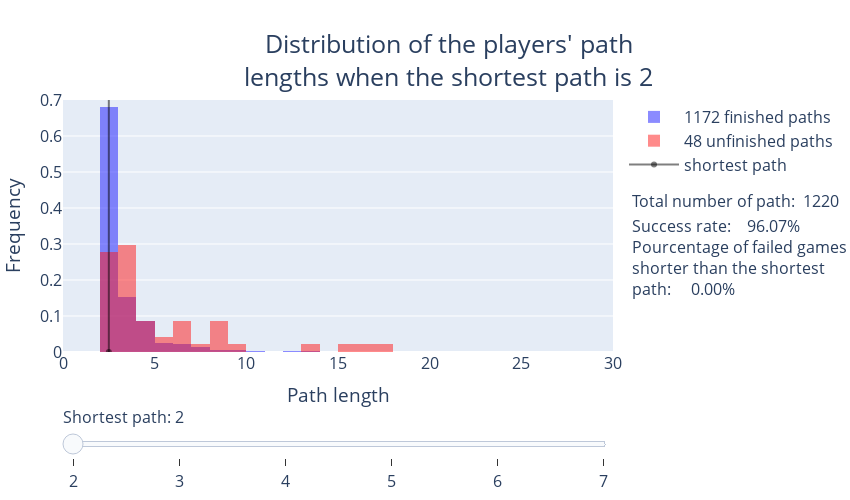

This figure's notebook cell:
### Code cell
fig = go.Figure()
minSP=2
x_title = 0.7; y_title = 1.3
x_sr = 1.03; y_sr = 0.5
x_giveup = x_sr; y_giveup = 0.2
x_tot = x_sr; y_tot = 0.6

success_rates = []
early_stops = []
tot_nbr_paths = []
for step in range(minSP, 8):
    datafinished = all_games.loc[(all_games.shortest_path==step) & (all_games['finished?']==1)]
    counts_f = datafinished.groupby('length').size().sort_index(ascending=True)

    fig.add_trace(
        go.Histogram(
            visible=False,
            histnorm='probability',
            marker=dict(color='rgba(25, 25, 255, 0.5)'),
            name=f'{len(datafinished.length)} finished paths',
            xbins=dict(start=np.min(datafinished.length.values),
                       size=1,
                       end=np.max(datafinished.length.values)),
            x=datafinished.length.values,
            customdata=[f"{c:>5} finished paths" for c in counts_f],
            hovertemplate='%{customdata} <extra></extra>',
        )
    )

    dataunfinished = all_games.loc[(all_games.shortest_path==step) & (all_games['finished?']==0)]
    counts_unf = dataunfinished.groupby('length').size().sort_index(ascending=True)

    early_stop = dataunfinished.loc[(dataunfinished.length<step)]
    early_stops.append(early_stop.shape[0]/dataunfinished.shape[0]*100)
    tot_nbr_paths.append(datafinished.shape[0]+dataunfinished.shape[0])
    success_rate = (datafinished.shape[0] / (datafinished.shape[0] + dataunfinished.shape[0])) * 100
    success_rates.append(success_rate)
    
    fig.add_trace(
        go.Histogram(
            visible=False,
            histnorm='probability',
            marker=dict(color='rgba(255, 25, 25, 0.5)'),
            name=f'{len(dataunfinished.length)} unfinished paths',
            xbins=dict(start=np.min(dataunfinished.length.values),
                       size=1,
                       end=np.max(dataunfinished.length.values)),
            x=dataunfinished.length.values,
            customdata=[f"{c:>5} unfinished paths" for c in counts_unf],
            hovertemplate='%{customdata} <extra></extra>',
        )
    )
 
    fig.add_trace(
        go.Scatter(
            visible=False,
            marker=dict(color='rgba(0, 0, 0, 0.5)'),
            name="shortest path",
            x=[step+0.5, step+0.5],  # Replace `10` with the desired x-values for your line
            y=[0, 1],  # Use numeric offsets
            hoverinfo='skip',
        )
    )

# Make 1st trace visible
fig.data[0].visible = True
fig.data[1].visible = True
fig.data[2].visible = True

# Create and add slider
steps = []
for i in range(len(fig.data)//3):
    step = dict(
        method="update",
        args=[{"visible": [False] * (len(fig.data))},
              {"annotations": [dict(
                        align="left",
                        showarrow=False,
                        xref="paper",
                        yref="paper",
                        y=y_sr,
                        x=x_sr,
                        xanchor="left",
                        text=f"Success rate: {success_rates[i]:>5.2f}%"),

                        dict(
                        align="left",
                        showarrow=False,
                        xref="paper",
                        yref="paper",
                        y=y_giveup,
                        x=x_giveup,
                        xanchor="left",
                        text=f"Pourcentage of failed games<br>shorter than the shortest<br>path: {early_stops[i]:>5.2f}%"),
                        
                        dict(
                        align="left",
                        showarrow=False,
                        xref="paper",
                        yref="paper",
                        y=y_tot,
                        x=x_tot,
                        xanchor="left",
                        text=f"Total number of path: {tot_nbr_paths[i]:>5.0f}"),

                        dict(
                        align="center",
                        showarrow=False,
                        xref="paper",
                        yref="paper",
                        y=y_title,
                        x=x_title,
                        font=dict(size=25),
                        xanchor="center",
                        text=f"Distribution of the players' path<br>lengths when the shortest path is {i+minSP}"), ]}
               ],  # layout attribute
        label = f'{i+minSP}',
    )
    step["args"][0]["visible"][3*i] = True  # Toggle i'th trace to "visible"
    step["args"][0]["visible"][3*i+1] = True  # Toggle i'th trace to "visible"
    step["args"][0]["visible"][3*i+2] = True  # Toggle i'th trace to "visible"
    steps.append(step)

sliders = [dict(
    active=10,
    currentvalue={"prefix": "Shortest path: "},
    pad={"t": 50},
    steps=steps
)]

fig.update_layout(
    autosize = False,
    sliders=sliders,
    barmode='overlay',
    hovermode="x unified",
    annotations=[dict(
                        align="left",
                        showarrow=False,
                        xref="paper",
                        yref="paper",
                        y=y_sr,
                        x=x_sr,
                        xanchor="left",
                        text=f"Success rate: {success_rates[0]:>8.2f}%"),
                 dict(
                        align="left",
                        showarrow=False,
                        xref="paper",
                        yref="paper",
                        y=y_giveup,
                        x=x_giveup,
                        xanchor="left",
                        text=f"Pourcentage of failed games<br>shorter than the shortest<br>path: {early_stops[0]:>8.2f}%"),

                dict(
                        align="left",
                        showarrow=False,
                        xref="paper",
                        yref="paper",
                        y=y_tot,
                        x=x_tot,
                        xanchor="left",
                        text=f"Total number of path: {tot_nbr_paths[0]:>5.0f}"),
                 dict(
                        align="center",
                        showarrow=False,
                        xref="paper",
                        yref="paper",
                        y=y_title,
                        x=x_title,
                        font=dict(size=25),
                        xanchor="center",
                        text=f"Distribution of the players' path<br>lengths when the shortest path is {minSP}")],
    
    xaxis=dict(domain=[0, 1], range=[0, 30], autorange=False),
    yaxis=dict(domain=[0, 1], range=[0, 0.7], autorange=False),
    legend_itemwidth=50,  
    margin=dict(l=20, r=80, t=100, b=30),
    width=850, height=500, font_size=16
)

fig.update_xaxes(
    title_text=f"Path length")

fig.update_yaxes(
    title_text=f"Frequency"
)

plotly_save_to_html(fig, 'distrib_path_lengths_wrt_shortest_path')

### Figure 1 — Plotly figure (JSON) as saved in the notebook; plotly's stock layout.template omitted (floating-point values rounded to 4 significant figures; data arrays with more than 128 entries replaced by an {"elided": "..."} marker saying what was removed)
{"data": [{"customdata": ["  797 finished paths", "  179 finished paths", "  101 finished paths", "   29 finished paths", "   26 finished paths", "   15 finished paths", "    8 finished paths", "    6 finished paths", "    2 finished paths", "    1 finished paths", "    2 finished paths", "    2 finished paths", "    1 finished paths", "    1 finished paths", "    1 finished paths", "    1 finished paths"], "histnorm": "probability", "hovertemplate": "%{customdata} <extra></extra>", "marker": {"color": "rgba(25, 25, 255, 0.5)"}, "name": "1172 finished paths", "type": "histogram", "visible": true, "x": {"elided": "1172 int values"}, "xbins": {"end": 72, "size": 1, "start": 2}}, {"customdata": ["   13 unfinished paths", "   14 unfinished paths", "    4 unfinished paths", "    2 unfinished paths", "    4 unfinished paths", "    1 unfinished paths", "    4 unfinished paths", "    1 unfinished paths", "    1 unfinished paths", "    1 unfinished paths", "    1 unfinished paths", "    1 unfinished paths", "    1 unfinished paths"], "histnorm": "probability", "hovertemplate": "%{customdata} <extra></extra>", "marker": {"color": "rgba(255, 25, 25, 0.5)"}, "name": "48 unfinished paths", "type": "histogram", "visible": true, "x": [6, 2, 9, 8, 5, 2, 2, 3, 30, 3, 3, 6, 3, 2, 3, 2, 3, 3, 2, 4, 8, 3, 3, 2, 2, 3, 3, 2, 7, 6, 3, 2, 15, 8, 2, 2, 13, 17, 6, 16, 4, 4, 8, 2, 3, 4, 5, 3], "xbins": {"end": 30, "size": 1, "start": 2}}, {"hoverinfo": "skip", "marker": {"color": "rgba(0, 0, 0, 0.5)"}, "name": "shortest path", "type": "scatter", "visible": true, "x": [2.5, 2.5], "y": [0, 1]}, {"customdata": [" 3245 finished paths", " 3329 finished paths", " 2552 finished paths", " 1425 finished paths", "  873 finished paths", "  524 finished paths", "  328 finished paths", "  204 finished paths", "  149 finished paths", "   97 finished paths", "   67 finished paths", "   53 finished paths", "   39 finished paths", "   31 finished paths", "   26 finished paths", "   28 finished paths", "   20 finished paths", "    7 finished paths", "   10 finished paths", "    7 finished paths", "    9 finished paths", "    6 finished paths", "    4 finished paths", "    1 finished paths", "    3 finished paths", "    2 finished paths", "    3 finished paths", "    2 finished paths", "    1 finished paths", "    2 finished paths", "    1 finished paths", "    1 finished paths", "    1 finished paths", "    1 finished paths", "    1 finished paths", "    1 finished paths", "    1 finished paths", "    1 finished paths", "    1 finished paths", "    1 finished paths", "    1 finished paths"], "histnorm": "probability", "hovertemplate": "%{customdata} <extra></extra>", "marker": {"color": "rgba(25, 25, 255, 0.5)"}, "name": "13058 finished paths", "type": "histogram", "visible": false, "x": {"elided": "13058 int values"}, "xbins": {"end": 435, "size": 1, "start": 3}}, {"customdata": ["  473 unfinished paths", "  462 unfinished paths", "  314 unfinished paths", "  232 unfinished paths", "  165 unfinished paths", "  113 unfinished paths", "   70 unfinished paths", "   55 unfinished paths", "   39 unfinished paths", "   26 unfinished paths", "   33 unfinished paths", "   21 unfinished paths", "   14 unfinished paths", "   11 unfinished paths", "    9 unfinished paths", "    6 unfinished paths", "    4 unfinished paths", "    5 unfinished paths", "    7 unfinished paths", "    4 unfinished paths", "    1 unfinished paths", "    3 unfinished paths", "    2 unfinished paths", "    1 unfinished paths", "    1 unfinished paths", "    2 unfinished paths", "    1 unfinished paths", "    1 unfinished paths", "    1 unfinished paths", "    1 unfinished paths", "    1 unfinished paths"], "histnorm": "probability", "hovertemplate": "%{customdata} <extra></extra>", "marker": {"color": "rgba(255, 25, 25, 0.5)"}, "name": "2078 unfinished paths", "type": "histogram", "visible": false, "x": {"elided": "2078 int values"}, "xbins": {"end": 46, "size": 1, "start": 2}}, {"hoverinfo": "skip", "marker": {"color": "rgba(0, 0, 0, 0.5)"}, "name": "shortest path", "type": "scatter", "visible": false, "x": [3.5, 3.5], "y": [0, 1]}, {"customdata": [" 5106 finished paths", " 7307 finished paths", " 5351 finished paths", " 3831 finished paths", " 2528 finished paths", " 1650 finished paths", " 1087 finished paths", "  768 finished paths", "  514 finished paths", "  387 finished paths", "  282 finished paths", "  204 finished paths", "  162 finished paths", "  134 finished paths", "  102 finished paths", "   81 finished paths", "   72 finished paths", "   59 finished paths", "   37 finished paths", "   32 finished paths", "   35 finished paths", "   36 finished paths", "   21 finished paths", "   23 finished paths", "   14 finished paths", "   13 finished paths", "   14 finished paths", "   11 finished paths", "   16 finished paths", "   10 finished paths", "   10 finished paths", "    6 finished paths", "    5 finished paths", "    8 finished paths", "    5 finished paths", "    6 finished paths", "    2 finished paths", "    2 finished paths", "    2 finished paths", "    2 finished paths", "    1 finished paths", "    2 finished paths", "    5 finished paths", "    3 finished paths", "    2 finished paths", "    3 finished paths", "    4 finished paths", "    1 finished paths", "    1 finished paths", "    1 finished paths", "    4 finished paths", "    1 finished paths", "    1 finished paths", "    1 finished paths", "    2 finished paths", "    1 finished paths", "    1 finished paths", "    1 finished paths", "    1 finished paths", "    1 finished paths", "    2 finished paths", "    1 finished paths", "    1 finished paths"], "histnorm": "probability", "hovertemplate": "%{customdata} <extra></extra>", "marker": {"color": "rgba(25, 25, 255, 0.5)"}, "name": "29976 finished paths", "type": "histogram", "visible": false, "x": {"elided": "29976 int values"}, "xbins": {"end": 119, "size": 1, "start": 4}}, {"customdata": [" 1967 unfinished paths", " 1995 unfinished paths", " 1726 unfinished paths", " 1507 unfinished paths", " 1008 unfinished paths", "  845 unfinished paths", "  557 unfinished paths", "  426 unfinished paths", "  303 unfinished paths", "  241 unfinished paths", "  183 unfinished paths", "  152 unfinished paths", "  115 unfinished paths", "  103 unfinished paths", "   64 unfinished paths", "   69 unfinished paths", "   39 unfinished paths", "   43 unfinished paths", "   29 unfinished paths", "   21 unfinished paths", "   25 unfinished paths", "   21 unfinished paths", "   29 unfinished paths", "   12 unfinished paths", "    9 unfinished paths", "   13 unfinished paths", "    6 unfinished paths", "    7 unfinished paths", "    8 unfinished paths", "    4 unfinished paths", "    7 unfinished paths", "    7 unfinished paths", "    2 unfinished paths", "    5 unfinished paths", "    5 unfinished paths", "    1 unfinished paths", "    3 unfinished paths", "    2 unfinished paths", "    2 unfinished paths", "    2 unfinished paths", "    1 unfinished paths", "    1 unfinished paths", "    2 unfinished paths", "    2 unfinished paths", "    3 unfinished paths", "    2 unfinished paths", "    2 unfinished paths", "    1 unfinished paths", "    1 unfinished paths", "    1 unfinished paths", "    1 unfinished paths", "    1 unfinished paths", "    2 unfinished paths", "    1 unfinished paths", "    1 unfinished paths", "    1 unfinished paths", "    1 unfinished paths", "    1 unfinished paths"], "histnorm": "probability", "hovertemplate": "%{customdata} <extra></extra>", "marker": {"color": "rgba(255, 25, 25, 0.5)"}, "name": "11588 unfinished paths", "type": "histogram", "visible": false, "x": {"elided": "11588 int values"}, "xbins": {"end": 121, "size": 1, "start": 2}}, {"hoverinfo": "skip", "marker": {"color": "rgba(0, 0, 0, 0.5)"}, "name": "shortest path", "type": "scatter", "visible": false, "x": [4.5, 4.5], "y": [0, 1]}, {"customdata": [" 1035 finished paths", " 1272 finished paths", " 1068 finished paths", "  821 finished paths", "  610 finished paths", "  389 finished paths", "  306 finished paths", "  223 finished paths", "  152 finished paths", "  113 finished paths", "  100 finished paths", "   74 finished paths", "   64 finished paths", "   48 finished paths", "   45 finished paths", "   39 finished paths", "   29 finished paths", "   27 finished paths", "   17 finished paths", "   13 finished paths", "   19 finished paths", "   14 finished paths", "    9 finished paths", "    7 finished paths", "    5 finished paths", "    7 finished paths", "    3 finished paths", "    6 finished paths", "    9 finished paths", "    4 finished paths", "    4 finished paths", "    4 finished paths", "    3 finished paths", "    3 finished paths", "    4 finished paths", "    2 finished paths", "    1 finished paths", "    3 finished paths", "    2 finished paths", "    1 finished paths", "    2 finished paths", "    2 finished paths", "    1 finished paths", "    2 finished paths", "    1 finished paths", "    1 finished paths", "    1 finished paths", "    1 finished paths", "    2 finished paths", "    1 finished paths", "    1 finished paths", "    2 finished paths", "    1 finished paths", "    1 finished paths", "    1 finished paths", "    1 finished paths", "    1 finished paths"], "histnorm": "probability", "hovertemplate": "%{customdata} <extra></extra>", "marker": {"color": "rgba(25, 25, 255, 0.5)"}, "name": "6577 finished paths", "type": "histogram", "visible": false, "x": {"elided": "6577 int values"}, "xbins": {"end": 99, "size": 1, "start": 5}}, {"customdata": ["  665 unfinished paths", "  577 unfinished paths", "  576 unfinished paths", "  617 unfinished paths", "  514 unfinished paths", "  403 unfinished paths", "  270 unfinished paths", "  254 unfinished paths", "  190 unfinished paths", "  142 unfinished paths", "  128 unfinished paths", "   91 unfinished paths", "   76 unfinished paths", "   72 unfinished paths", "   45 unfinished paths", "   41 unfinished paths", "   38 unfinished paths", "   31 unfinished paths", "   15 unfinished paths", "   17 unfinished paths", "   20 unfinished paths", "   19 unfinished paths", "   12 unfinished paths", "   10 unfinished paths", "   10 unfinished paths", "    8 unfinished paths", "    6 unfinished paths", "   10 unfinished paths", "    6 unfinished paths", "    4 unfinished paths", "    3 unfinished paths", "    4 unfinished paths", "    3 unfinished paths", "    4 unfinished paths", "    5 unfinished paths", "    5 unfinished paths", "    1 unfinished paths", "    3 unfinished paths", "    4 unfinished paths", "    2 unfinished paths", "    4 unfinished paths", "    2 unfinished paths", "    1 unfinished paths", "    2 unfinished paths", "    1 unfinished paths", "    1 unfinished paths", "    1 unfinished paths", "    2 unfinished paths", "    1 unfinished paths", "    1 unfinished paths", "    1 unfinished paths", "    1 unfinished paths", "    1 unfinished paths", "    1 unfinished paths", "    1 unfinished paths", "    1 unfinished paths", "    1 unfinished paths", "    1 unfinished paths", "    1 unfinished paths", "    1 unfinished paths", "    1 unfinished paths", "    1 unfinished paths"], "histnorm": "probability", "hovertemplate": "%{customdata} <extra></extra>", "marker": {"color": "rgba(255, 25, 25, 0.5)"}, "name": "4929 unfinished paths", "type": "histogram", "visible": false, "x": {"elided": "4929 int values"}, "xbins": {"end": 235, "size": 1, "start": 2}}, {"hoverinfo": "skip", "marker": {"color": "rgba(0, 0, 0, 0.5)"}, "name": "shortest path", "type": "scatter", "visible": false, "x": [5.5, 5.5], "y": [0, 1]}, {"customdata": ["   53 finished paths", "   72 finished paths", "   66 finished paths", "   49 finished paths", "   29 finished paths", "   31 finished paths", "   26 finished paths", "   14 finished paths", "   14 finished paths", "   11 finished paths", "    6 finished paths", "    6 finished paths", "    4 finished paths", "    4 finished paths", "    1 finished paths", "    6 finished paths", "    4 finished paths", "    7 finished paths", "    5 finished paths", "    1 finished paths", "    3 finished paths", "    1 finished paths", "    2 finished paths", "    3 finished paths", "    1 finished paths", "    3 finished paths", "    1 finished paths", "    1 finished paths", "    1 finished paths"], "histnorm": "probability", "hovertemplate": "%{customdata} <extra></extra>", "marker": {"color": "rgba(25, 25, 255, 0.5)"}, "name": "425 finished paths", "type": "histogram", "visible": false, "x": {"elided": "425 int values"}, "xbins": {"end": 53, "size": 1, "start": 6}}, {"customdata": ["   87 unfinished paths", "  100 unfinished paths", "   87 unfinished paths", "   83 unfinished paths", "   75 unfinished paths", "   62 unfinished paths", "   48 unfinished paths", "   47 unfinished paths", "   45 unfinished paths", "   34 unfinished paths", "   21 unfinished paths", "   26 unfinished paths", "   20 unfinished paths", "   21 unfinished paths", "   10 unfinished paths", "    7 unfinished paths", "    8 unfinished paths", "    8 unfinished paths", "    3 unfinished paths", "    6 unfinished paths", "    5 unfinished paths", "    4 unfinished paths", "    3 unfinished paths", "    5 unfinished paths", "    1 unfinished paths", "    4 unfinished paths", "    3 unfinished paths", "    1 unfinished paths", "    2 unfinished paths", "    4 unfinished paths", "    5 unfinished paths", "    1 unfinished paths", "    2 unfinished paths", "    1 unfinished paths", "    1 unfinished paths", "    1 unfinished paths", "    1 unfinished paths", "    1 unfinished paths", "    2 unfinished paths", "    1 unfinished paths", "    1 unfinished paths"], "histnorm": "probability", "hovertemplate": "%{customdata} <extra></extra>", "marker": {"color": "rgba(255, 25, 25, 0.5)"}, "name": "847 unfinished paths", "type": "histogram", "visible": false, "x": {"elided": "847 int values"}, "xbins": {"end": 92, "size": 1, "start": 2}}, {"hoverinfo": "skip", "marker": {"color": "rgba(0, 0, 0, 0.5)"}, "name": "shortest path", "type": "scatter", "visible": false, "x": [6.5, 6.5], "y": [0, 1]}, {"customdata": ["    4 finished paths", "    5 finished paths", "    6 finished paths", "    1 finished paths", "    1 finished paths", "    4 finished paths", "    1 finished paths", "    2 finished paths", "    1 finished paths", "    1 finished paths", "    1 finished paths", "    1 finished paths", "    1 finished paths"], "histnorm": "probability", "hovertemplate": "%{customdata} <extra></extra>", "marker": {"color": "rgba(25, 25, 255, 0.5)"}, "name": "29 finished paths", "type": "histogram", "visible": false, "x": [15, 9, 41, 17, 18, 7, 15, 7, 17, 12, 15, 19, 15, 8, 13, 8, 9, 31, 16, 9, 33, 8, 9, 8, 7, 8, 9, 9, 7], "xbins": {"end": 41, "size": 1, "start": 7}}, {"customdata": ["   10 unfinished paths", "    8 unfinished paths", "    9 unfinished paths", "   10 unfinished paths", "   11 unfinished paths", "    6 unfinished paths", "    6 unfinished paths", "   10 unfinished paths", "    1 unfinished paths", "    4 unfinished paths", "    3 unfinished paths", "    2 unfinished paths", "    3 unfinished paths", "    3 unfinished paths", "    1 unfinished paths", "    1 unfinished paths", "    1 unfinished paths", "    1 unfinished paths", "    1 unfinished paths", "    1 unfinished paths", "    1 unfinished paths", "    1 unfinished paths", "    1 unfinished paths", "    1 unfinished paths"], "histnorm": "probability", "hovertemplate": "%{customdata} <extra></extra>", "marker": {"color": "rgba(255, 25, 25, 0.5)"}, "name": "96 unfinished paths", "type": "histogram", "visible": false, "x": [13, 19, 11, 2, 15, 6, 10, 3, 5, 5, 11, 2, 2, 8, 6, 2, 8, 5, 9, 8, 6, 27, 9, 2, 3, 2, 6, 9, 3, 4, 11, 6, 5, 4, 3, 7, 14, 8, 6, 7, 5, 2, 16, 14, 5, 2, 7, 38, 24, 14, 9, 8, 6, 9, 7, 164, 35, 171, 12, 4, 5, 13, 11, 3, 2, 12, 9, 5, 4, 15, 5, 4, 8, 12, 3, 3, 15, 9, 9, 7, 20, 9, 6, 4, 6, 6, 5, 28, 4, 7, 4, 4, 2, 6, 3, 9], "xbins": {"end": 171, "size": 1, "start": 2}}, {"hoverinfo": "skip", "marker": {"color": "rgba(0, 0, 0, 0.5)"}, "name": "shortest path", "type": "scatter", "visible": false, "x": [7.5, 7.5], "y": [0, 1]}], "layout": {"annotations": [{"align": "left", "showarrow": false, "text": "Success rate:    96.07%", "x": 1.03, "xanchor": "left", "xref": "paper", "y": 0.5, "yref": "paper"}, {"align": "left", "showarrow": false, "text": "Pourcentage of failed games<br>shorter than the shortest<br>path:     0.00%", "x": 1.03, "xanchor": "left", "xref": "paper", "y": 0.2, "yref": "paper"}, {"align": "left", "showarrow": false, "text": "Total number of path:  1220", "x": 1.03, "xanchor": "left", "xref": "paper", "y": 0.6, "yref": "paper"}, {"align": "center", "font": {"size": 25}, "showarrow": false, "text": "Distribution of the players' path<br>lengths when the shortest path is 2", "x": 0.7, "xanchor": "center", "xref": "paper", "y": 1.3, "yref": "paper"}], "autosize": false, "barmode": "overlay", "font": {"size": 16}, "height": 500, "hovermode": "x unified", "legend": {"itemwidth": 50}, "margin": {"b": 30, "l": 20, "r": 80, "t": 100}, "sliders": [{"active": 10, "currentvalue": {"prefix": "Shortest path: "}, "pad": {"t": 50}, "steps": [{"args": [{"visible": [true, true, true, false, false, false, false, false, false, false, false, false, false, false, false, false, false, false]}, {"annotations": [{"align": "left", "showarrow": false, "text": "Success rate: 96.07%", "x": 1.03, "xanchor": "left", "xref": "paper", "y": 0.5, "yref": "paper"}, {"align": "left", "showarrow": false, "text": "Pourcentage of failed games<br>shorter than the shortest<br>path:  0.00%", "x": 1.03, "xanchor": "left", "xref": "paper", "y": 0.2, "yref": "paper"}, {"align": "left", "showarrow": false, "text": "Total number of path:  1220", "x": 1.03, "xanchor": "left", "xref": "paper", "y": 0.6, "yref": "paper"}, {"align": "center", "font": {"size": 25}, "showarrow": false, "text": "Distribution of the players' path<br>lengths when the shortest path is 2", "x": 0.7, "xanchor": "center", "xref": "paper", "y": 1.3, "yref": "paper"}]}], "label": "2", "method": "update"}, {"args": [{"visible": [false, false, false, true, true, true, false, false, false, false, false, false, false, false, false, false, false, false]}, {"annotations": [{"align": "left", "showarrow": false, "text": "Success rate: 86.27%", "x": 1.03, "xanchor": "left", "xref": "paper", "y": 0.5, "yref": "paper"}, {"align": "left", "showarrow": false, "text": "Pourcentage of failed games<br>shorter than the shortest<br>path: 22.76%", "x": 1.03, "xanchor": "left", "xref": "paper", "y": 0.2, "yref": "paper"}, {"align": "left", "showarrow": false, "text": "Total number of path: 15136", "x": 1.03, "xanchor": "left", "xref": "paper", "y": 0.6, "yref": "paper"}, {"align": "center", "font": {"size": 25}, "showarrow": false, "text": "Distribution of the players' path<br>lengths when the shortest path is 3", "x": 0.7, "xanchor": "center", "xref": "paper", "y": 1.3, "yref": "paper"}]}], "label": "3", "method": "update"}, {"args": [{"visible": [false, false, false, false, false, false, true, true, true, false, false, false, false, false, false, false, false, false]}, {"annotations": [{"align": "left", "showarrow": false, "text": "Success rate: 72.12%", "x": 1.03, "xanchor": "left", "xref": "paper", "y": 0.5, "yref": "paper"}, {"align": "left", "showarrow": false, "text": "Pourcentage of failed games<br>shorter than the shortest<br>path: 34.19%", "x": 1.03, "xanchor": "left", "xref": "paper", "y": 0.2, "yref": "paper"}, {"align": "left", "showarrow": false, "text": "Total number of path: 41564", "x": 1.03, "xanchor": "left", "xref": "paper", "y": 0.6, "yref": "paper"}, {"align": "center", "font": {"size": 25}, "showarrow": false, "text": "Distribution of the players' path<br>lengths when the shortest path is 4", "x": 0.7, "xanchor": "center", "xref": "paper", "y": 1.3, "yref": "paper"}]}], "label": "4", "method": "update"}, {"args": [{"visible": [false, false, false, false, false, false, false, false, false, true, true, true, false, false, false, false, false, false]}, {"annotations": [{"align": "left", "showarrow": false, "text": "Success rate: 57.16%", "x": 1.03, "xanchor": "left", "xref": "paper", "y": 0.5, "yref": "paper"}, {"align": "left", "showarrow": false, "text": "Pourcentage of failed games<br>shorter than the shortest<br>path: 36.88%", "x": 1.03, "xanchor": "left", "xref": "paper", "y": 0.2, "yref": "paper"}, {"align": "left", "showarrow": false, "text": "Total number of path: 11506", "x": 1.03, "xanchor": "left", "xref": "paper", "y": 0.6, "yref": "paper"}, {"align": "center", "font": {"size": 25}, "showarrow": false, "text": "Distribution of the players' path<br>lengths when the shortest path is 5", "x": 0.7, "xanchor": "center", "xref": "paper", "y": 1.3, "yref": "paper"}]}], "label": "5", "method": "update"}, {"args": [{"visible": [false, false, false, false, false, false, false, false, false, false, false, false, true, true, true, false, false, false]}, {"annotations": [{"align": "left", "showarrow": false, "text": "Success rate: 33.41%", "x": 1.03, "xanchor": "left", "xref": "paper", "y": 0.5, "yref": "paper"}, {"align": "left", "showarrow": false, "text": "Pourcentage of failed games<br>shorter than the shortest<br>path: 42.15%", "x": 1.03, "xanchor": "left", "xref": "paper", "y": 0.2, "yref": "paper"}, {"align": "left", "showarrow": false, "text": "Total number of path:  1272", "x": 1.03, "xanchor": "left", "xref": "paper", "y": 0.6, "yref": "paper"}, {"align": "center", "font": {"size": 25}, "showarrow": false, "text": "Distribution of the players' path<br>lengths when the shortest path is 6", "x": 0.7, "xanchor": "center", "xref": "paper", "y": 1.3, "yref": "paper"}]}], "label": "6", "method": "update"}, {"args": [{"visible": [false, false, false, false, false, false, false, false, false, false, false, false, false, false, false, true, true, true]}, {"annotations": [{"align": "left", "showarrow": false, "text": "Success rate: 23.20%", "x": 1.03, "xanchor": "left", "xref": "paper", "y": 0.5, "yref": "paper"}, {"align": "left", "showarrow": false, "text": "Pourcentage of failed games<br>shorter than the shortest<br>path: 50.00%", "x": 1.03, "xanchor": "left", "xref": "paper", "y": 0.2, "yref": "paper"}, {"align": "left", "showarrow": false, "text": "Total number of path:   125", "x": 1.03, "xanchor": "left", "xref": "paper", "y": 0.6, "yref": "paper"}, {"align": "center", "font": {"size": 25}, "showarrow": false, "text": "Distribution of the players' path<br>lengths when the shortest path is 7", "x": 0.7, "xanchor": "center", "xref": "paper", "y": 1.3, "yref": "paper"}]}], "label": "7", "method": "update"}]}], "width": 850, "xaxis": {"autorange": false, "domain": [0, 1], "range": [0, 30], "title": {"text": "Path length"}}, "yaxis": {"autorange": false, "domain": [0, 1], "range": [0, 0.7], "title": {"text": "Frequency"}}}}
